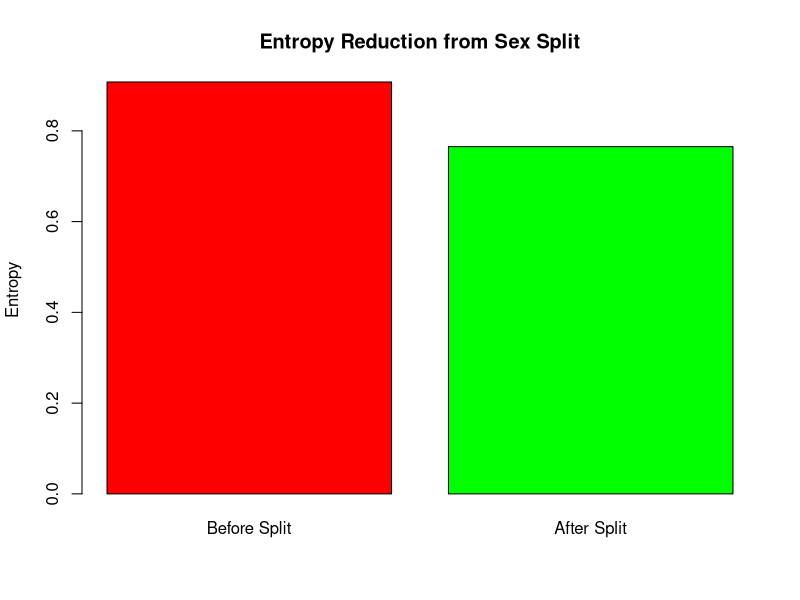
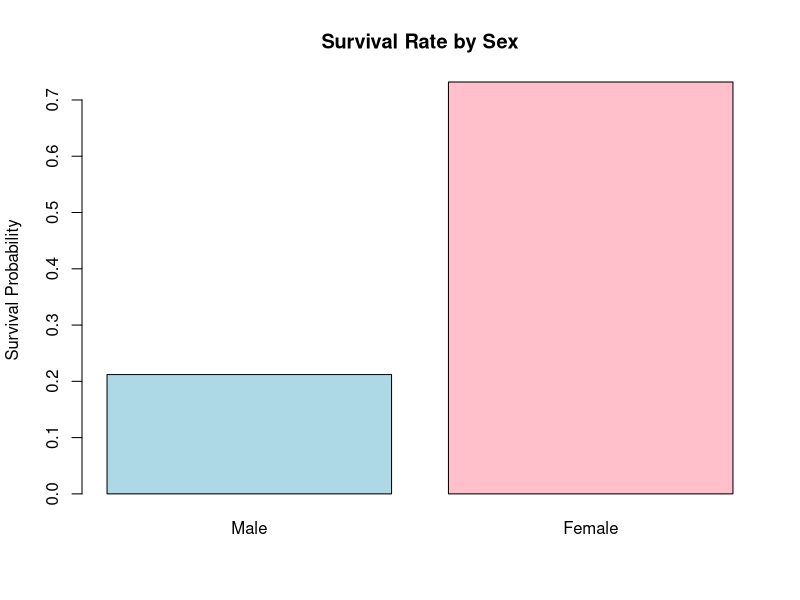
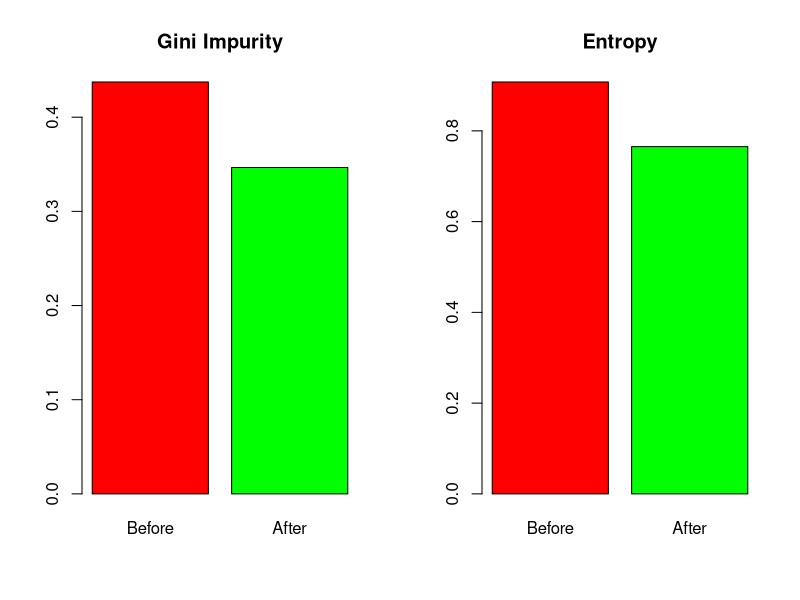

The R script that drew these images, in order:
## ---- chunk 1
# Data Setup
library(datasets)
library(rpart)


data(Titanic)
titanic_df <- as.data.frame(Titanic)

# Expand frequency table to individual records
titanic_expanded <- titanic_df[rep(1:nrow(titanic_df), titanic_df$Freq), ]
titanic_expanded$Freq <- NULL
titanic_expanded$Survived_binary <- ifelse(titanic_expanded$Survived == "Yes", 1, 0)

print(paste("Total passengers:", nrow(titanic_expanded)))
print(table(titanic_expanded$Sex, titanic_expanded$Survived))
## ---- chunk 2
# Count survival outcomes in entire dataset
total_samples <- nrow(titanic_expanded)
survived_count <- sum(titanic_expanded$Survived_binary)
died_count <- total_samples - survived_count

print(paste("Total survived:", survived_count))
print(paste("Total died:", died_count))

# Calculate proportions
p_survived <- survived_count / total_samples
p_died <- died_count / total_samples

print(paste("P(Survived):", round(p_survived, 3)))
print(paste("P(Died):", round(p_died, 3)))

# Entropy formula = -sum(p * log2(p))
initial_entropy <- -(p_survived * log2(p_survived) + p_died * log2(p_died))
print(paste("Initial entropy:", round(initial_entropy, 4)))
## ---- chunk 3
# Separate data by sex
male_indices <- titanic_expanded$Sex == "Male"
female_indices <- titanic_expanded$Sex == "Female"

# Count totals by sex
male_total <- sum(male_indices)
female_total <- sum(female_indices)

# Count survival by sex
male_survived <- sum(titanic_expanded$Survived_binary[male_indices])
male_died <- male_total - male_survived

female_survived <- sum(titanic_expanded$Survived_binary[female_indices])
female_died <- female_total - female_survived

print("Male branch:")
print(paste("  Total males:", male_total))
print(paste("  Males survived:", male_survived))
print(paste("  Males died:", male_died))

print("Female branch:")
print(paste("  Total females:", female_total))
print(paste("  Females survived:", female_survived))
print(paste("  Females died:", female_died))
## ---- chunk 4
# Calculate proportions for males
p_male_survived <- male_survived / male_total
p_male_died <- male_died / male_total

print(paste("P(Survived|Male):", round(p_male_survived, 3)))
print(paste("P(Died|Male):", round(p_male_died, 3)))

# Calculate entropy for male branch
male_entropy <- -(p_male_survived * log2(p_male_survived) + p_male_died * log2(p_male_died))
print(paste("Male branch entropy:", round(male_entropy, 4)))
## ---- chunk 5
# Calculate proportions for females
p_female_survived <- female_survived / female_total
p_female_died <- female_died / female_total

print(paste("P(Survived|Female):", round(p_female_survived, 3)))
print(paste("P(Died|Female):", round(p_female_died, 3)))

# Calculate entropy for female branch
female_entropy <- -(p_female_survived * log2(p_female_survived) + p_female_died * log2(p_female_died))
print(paste("Female branch entropy:", round(female_entropy, 4)))
## ---- chunk 6
# Calculate weights (proportion of total data in each branch)
weight_male <- male_total / total_samples
weight_female <- female_total / total_samples

print(paste("Weight of male branch:", round(weight_male, 3)))
print(paste("Weight of female branch:", round(weight_female, 3)))

# Weighted average entropy after splitting on Sex
weighted_entropy <- weight_male * male_entropy + weight_female * female_entropy
print(paste("Weighted entropy after split:", round(weighted_entropy, 4)))
## ---- chunk 7
# Information Gain = Initial Entropy - Weighted Entropy After Split
information_gain <- initial_entropy - weighted_entropy
print(paste("Information Gain from Sex split:", round(information_gain, 4)))

# This tells us how much uncertainty we reduced by splitting on Sex
print(paste("Uncertainty reduction:", round((information_gain/initial_entropy)*100, 1), "%"))
## ---- chunk 8
# For each branch, predict the majority class
male_prediction <- ifelse(p_male_survived > 0.5, 1, 0)
female_prediction <- ifelse(p_female_survived > 0.5, 1, 0)

print("Decision rules based on majority class:")
print(paste("IF Sex = Male THEN Predict", male_prediction, "(", round(p_male_survived*100, 1), "% survival rate)"))
print(paste("IF Sex = Female THEN Predict", female_prediction, "(", round(p_female_survived*100, 1), "% survival rate)"))
## ---- chunk 9
# Make predictions using our entropy-based rule
predictions <- ifelse(titanic_expanded$Sex == "Female", female_prediction, male_prediction)

# Calculate accuracy
correct_predictions <- sum(predictions == titanic_expanded$Survived_binary)
accuracy <- correct_predictions / total_samples

print(paste("Our entropy-based tree accuracy:", round(accuracy, 3)))
## ---- chunk 10
# Build single-split tree using R's rpart
rpart_tree <- rpart(Survived_binary ~ Sex, data = titanic_expanded, method = "class", cp = 0.3) 
rpart_pred <- predict(rpart_tree, titanic_expanded, type = "class")
rpart_pred_binary <- as.numeric(as.character(rpart_pred))
rpart_accuracy <- mean(rpart_pred_binary == titanic_expanded$Survived_binary)

print(paste("Our accuracy:", round(accuracy, 3)))
print(paste("R's rpart accuracy:", round(rpart_accuracy, 3)))

# Check if we get the same result
print(paste("Results match:", accuracy == rpart_accuracy))
## ---- chunk 11
# CP rule: If Information Gain < CP, no split occurs
print(paste("Our Information Gain:", round(information_gain, 4)))
print("Three methods to choose CP in rpart:")

# Method 1: Base CP on calculated information gain
cp_method1 <- information_gain * 0.9
rpart_method1 <- rpart(Survived_binary ~ Sex, data = titanic_expanded, 
                      method = "class", cp = cp_method1)
pred_method1 <- predict(rpart_method1, titanic_expanded, type = "class")
acc_method1 <- mean(as.numeric(as.character(pred_method1)) == titanic_expanded$Survived_binary)
print(paste("Method 1 - CP based on gain:", round(acc_method1, 3)))

# Method 2: Use default CP
rpart_method2 <- rpart(Survived_binary ~ Sex, data = titanic_expanded, method = "class")
pred_method2 <- predict(rpart_method2, titanic_expanded, type = "class")
acc_method2 <- mean(as.numeric(as.character(pred_method2)) == titanic_expanded$Survived_binary)
print(paste("Method 2 - Default CP:", round(acc_method2, 3)))

# Method 3: Control with maxdepth instead of CP
print("Method 3 - How CP affects splits:")

# High CP blocks split
rpart_blocked <- rpart(Survived_binary ~ Sex, data = titanic_expanded, method = "class", cp = 0.5)
pred_blocked <- predict(rpart_blocked, titanic_expanded, type = "class")
acc_blocked <- mean(as.numeric(as.character(pred_blocked)) == titanic_expanded$Survived_binary)
print(paste("High CP (0.5) - blocks split:", round(acc_blocked, 3)))

# Maxdepth forces split regardless of CP
rpart_forced <- rpart(Survived_binary ~ Sex, data = titanic_expanded, 
                     method = "class", maxdepth = 1, cp = 0.01)
pred_forced <- predict(rpart_forced, titanic_expanded, type = "class")
acc_forced <- mean(as.numeric(as.character(pred_forced)) == titanic_expanded$Survived_binary)
print(paste("Maxdepth = 1 - forces split:", round(acc_forced, 3)))

print(paste("Our manual calculation:", round(accuracy, 3)))

# Why understanding CP matters beyond this dataset
# If info_gain = 0.005, then default CP = 0.01 would block useful splits
# Complex datasets might need CP = 0.001 or CP = 0.1 depending on goals
# For noisy data, CP = 0.05 might give better generalization
# maxdepth = 1 guarantees single split regardless of information gains
## ---- chunk 12
# Show the entropy reduction visually
barplot(c(initial_entropy, weighted_entropy), 
        names.arg = c("Before Split", "After Split"),
        main = "Entropy Reduction from Sex Split",
        ylab = "Entropy",
        col = c("red", "green"))

# Show survival rates by sex
barplot(c(p_male_survived, p_female_survived), 
        names.arg = c("Male", "Female"),
        main = "Survival Rate by Sex",
        ylab = "Survival Probability",
        col = c("lightblue", "pink"))
## ---- chunk 13
# Gini Impurity Calculation
# Initial Gini: 1 - sum(p^2)
initial_gini <- 1 - (p_survived^2 + p_died^2)
print(paste("Initial Gini:", round(initial_gini, 4)))

# Calculate impurity for Male branch
male_gini <- 1 - (p_male_survived^2 + p_male_died^2)
print(paste("Male Gini:", round(male_gini, 4)))

# Calculate impurity for Female branch   
female_gini <- 1 - (p_female_survived^2 + p_female_died^2)
print(paste("Female Gini:", round(female_gini, 4)))

# Weighted average after split
weighted_gini <- weight_male * male_gini + weight_female * female_gini

# Calculate Gini Gain = Initial - Weighted
gini_gain <- initial_gini - weighted_gini
print(paste("Gini Gain:", round(gini_gain, 4)))
## ---- chunk 14
# Compare impurity reduction
par(mfrow = c(1, 2))

# Gini reduction
barplot(c(initial_gini, weighted_gini), 
        names.arg = c("Before", "After"),
        main = "Gini Impurity",
        col = c("red", "green"))

# Entropy reduction  
barplot(c(initial_entropy, weighted_entropy), 
        names.arg = c("Before", "After"),
        main = "Entropy",
        col = c("red", "green"))

par(mfrow = c(1, 1))
## ---- chunk 15

print("Comparison:")
print(paste("Gini Gain:", round(gini_gain, 4)))
print(paste("Info Gain:", round(information_gain, 4)))

# Make predictions using decision rule (majority class)
predictions_gini <- ifelse(titanic_expanded$Sex == "Female", 1, 0)
accuracy_gini <- mean(predictions_gini == titanic_expanded$Survived_binary)

print(paste("Gini accuracy:", round(accuracy_gini, 3)))
print(paste("Entropy accuracy:", round(accuracy, 3)))

# Both methods give same result
print(paste("Results identical:", accuracy_gini == accuracy))
